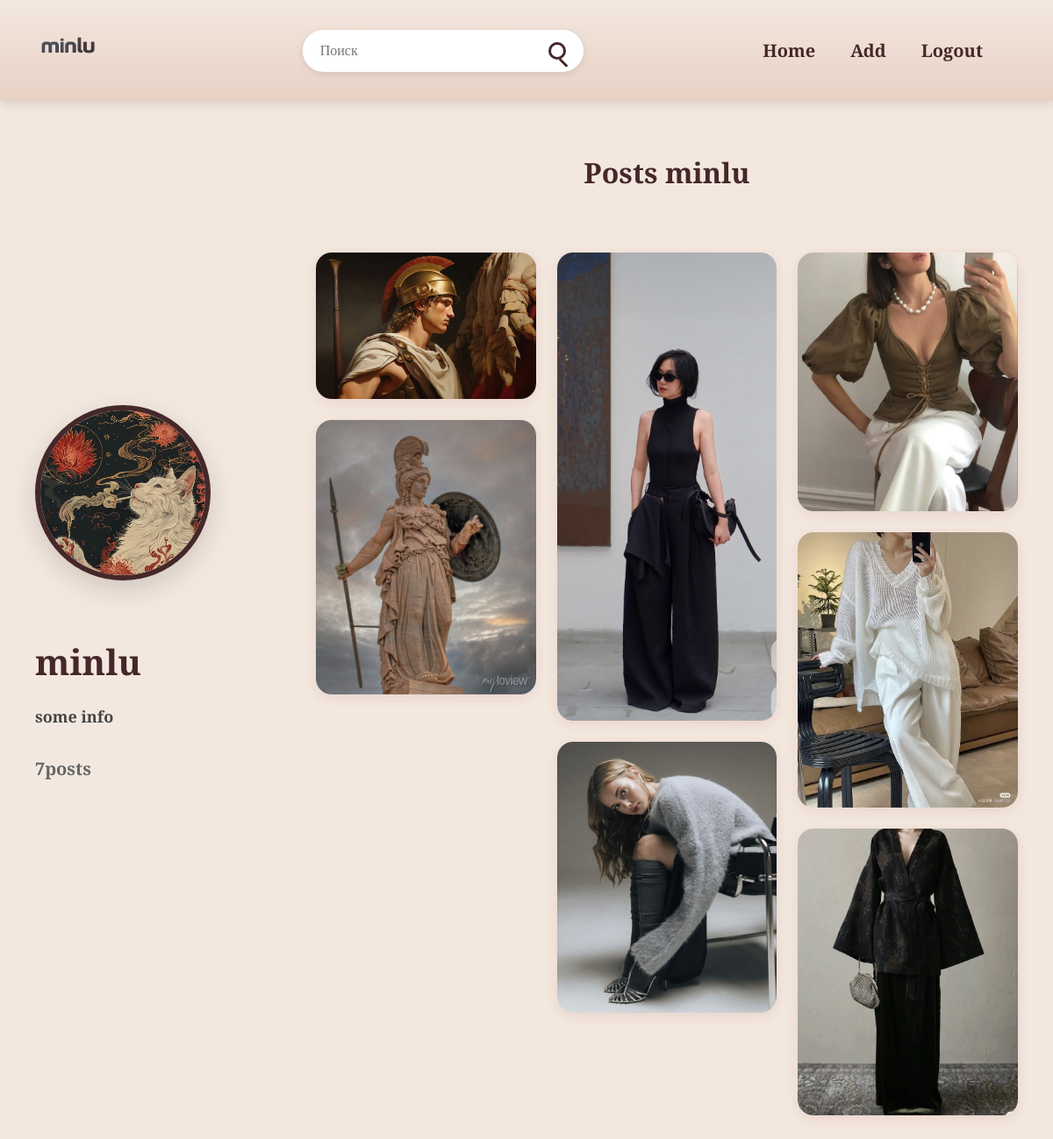
The page /user/minlu/ on the database as committed earlier.
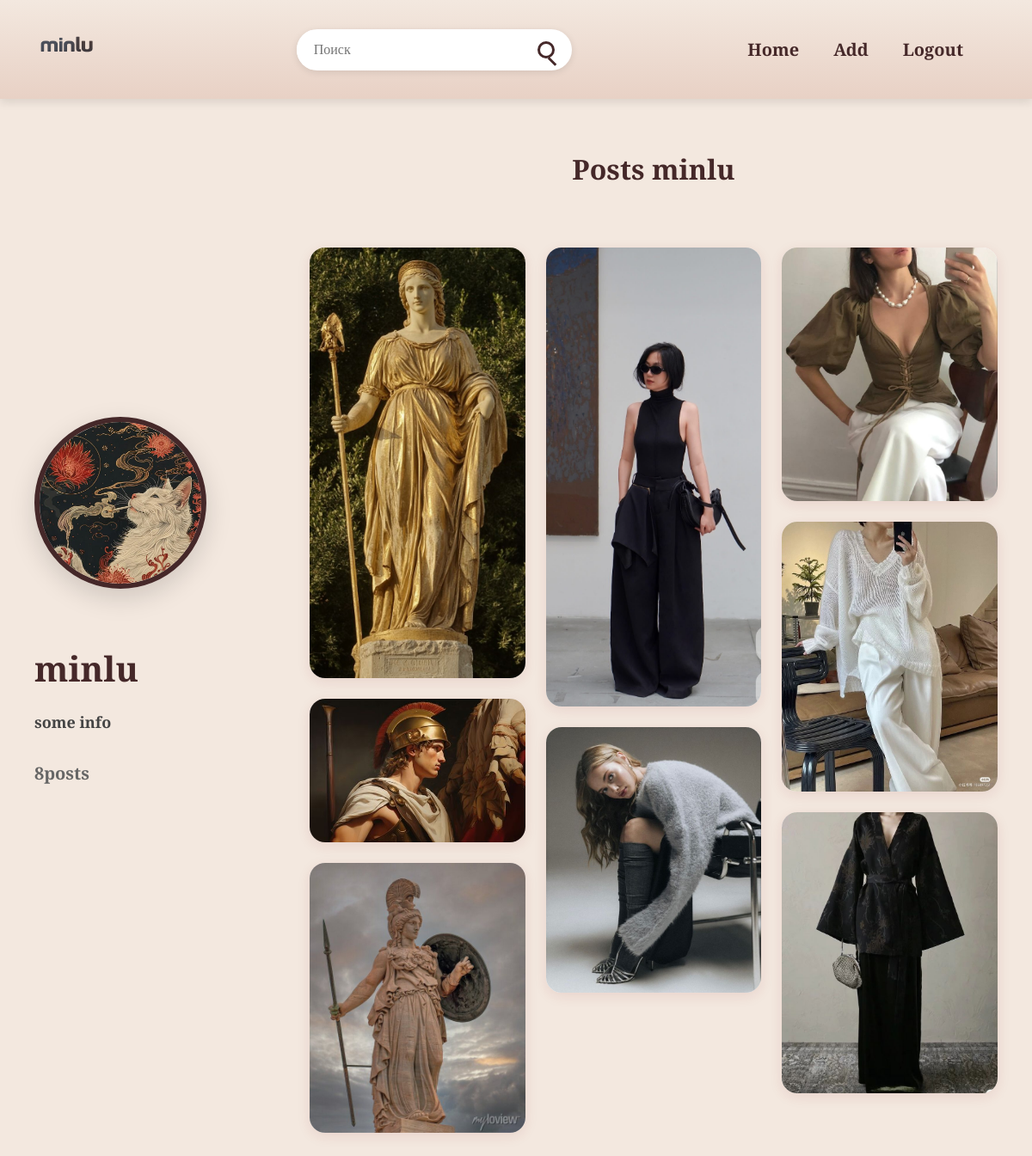
The same page on the database as committed later.
### home_page/models.py (models this page shows, shortened)
class Profile(models.Model):
    user = models.OneToOneField(User, on_delete=models.CASCADE)
    image = models.ImageField(upload_to='profile_img', null=True, blank=True)
    about = models.TextField(default="", blank=True)

class Post(models.Model):
    user = ForeignKey(User, on_delete=models.CASCADE)
    post_image = models.ImageField(upload_to='post_img', null=True, blank=True)
    post_title = models.TextField(default="", blank=True)
    post_description = models.TextField(default="", blank=True)
    post_file = models.FileField(upload_to='post_file', null=True, blank=True)
    date_posted = models.DateTimeField(auto_now_add=True)

### home_page/views.py (the view)
# urls.py: path('user/<str:username>/', AccountView.as_view(), name='user_profile'),
class AccountView(View):
    template_name = 'account.html'
    def get(self, request, username=None):
        if username:
            profile_user = get_object_or_404(User, username=username)
        else:
            if not request.user.is_authenticated:
                return redirect('login')
            profile_user = request.user
        user_posts = Post.objects.filter(user=profile_user).order_by('-date_posted')
        return render(request, self.template_name, {
            'profile_user': profile_user,
            'user_posts': user_posts,
        })

### templates/account.html (shortened to what this page needs)
<!DOCTYPE html>
{% load static %}
<html lang="ru">
<head>
    <link rel="stylesheet" href="{% static 'css/account.css' %}">
</head>
<body>
    <header>
        <div class="container">
            <div class="logo">
                <a href="{% url 'home' %}">
                    <img src="{% static 'images/logo05.png' %}" alt="Logo">
                </a>
            </div>
            <div class="search-bar">
                <form action="/search/" method="get">
                    <input type="text" name="q" placeholder="Поиск">
                    <button type="submit"><span class="search-icon"></span></button>
                </form>
            </div>
            <nav class="nav-menu">
                <ul class="main-menu">
                    <li><a href="{% url 'home' %}">Home</a></li>
                    <li><a href="/post/new">Add</a></li>
                    <li><a href="/logout">Logout</a></li>
                </ul>
            </nav>
        </div>
    </header>
    <main class="profile-page">
        <div class="container">
            <div class="profile-top">
                <div class="profile-avatar-wrapper">
                    <img src="{% if profile_user.profile.image %}{{ profile_user.profile.image.url }}{% else %}{% static 'images/avatar.png' %}{% endif %}"
                         alt="Аватар {{ profile_user.username }}"
                         class="account-avatar-large">
                </div>
                <div class="profile-info-right">
                    <h1 class="profile-username">{{ profile_user.username }}</h1>
                    <div class="profile-about">
                        {% if profile_user.profile.about %}
                            {{ profile_user.profile.about|linebreaks }}
                        {% else %}
                            <p class="no-about"Nothing stated about yourself</p>
                        {% endif %}
                    </div>
                    <div class="profile-stats">
                        <span><strong>{{ user_posts.count }}</strong>posts</span>
                    </div>
                </div>
            </div>
            <div class="user-posts-section">
                <h2 class="posts-title">
                    {% if profile_user == user %}
                        My posts
                    {% else %}
                        Posts {{ profile_user.username }}
                    {% endif %}
                </h2>
                {% if user_posts %}
                    <div class="posts-grid">
                        {% for post in user_posts %}
                            <div class="pin-card">
                                <a href="{% url 'post_detail' post.pk %}" class="pin-link">
                                    {% if post.post_image %}
                                        <img src="{{ post.post_image.url }}"
                                             alt="{{ post.post_title }}"
                                             class="pin-image">
                                    {% else %}
                                        <div class="pin-no-image">No images</div>
                                    {% endif %}
                                </a>
                            </div>
                        {% endfor %}
                    </div>
                {% else %}
                    <p class="no-posts-message">No posts</p>
                {% endif %}
            </div>
        </div>
    </main>
</body>
</html>

### static/css/account.css (style rules this page uses)
* { box-sizing: border-box; margin: 0; padding: 0; }
html, body { background-color: #F3E8DF; font-family: "PT Serif", serif; font-weight: 700; color: #452829; scrollbar-width: none; }
header { background: linear-gradient(#F3E8DF, #E8D1C5); padding: 15px 0; box-shadow: 0 4px 10px rgba(0, 0, 0, 0.1); }
.container { max-width: 1200px; margin: 0 auto; padding: 0 20px; display: flex; align-items: center; justify-content: space-between; }
.logo img { height: 80px; transition: transform 0.3s ease; }
.search-bar form { display: flex; align-items: center; background: white; border-radius: 30px; overflow: hidden; box-shadow: 0 2px 8px rgba(0, 0, 0, 0.1); width: 320px; }
.search-bar input { flex: 1; padding: 14px 20px; border: none; font-size: 16px; outline: none; font-family: inherit; }
.search-bar button { background: none; border: none; padding: 14px 20px; cursor: pointer; }
.search-bar .search-icon { display: block; width: 20px; height: 20px; border: 3px solid #452829; border-radius: 50%; position: relative; }
.search-bar .search-icon::after { content: ''; position: absolute; width: 12px; height: 3px; background: #452829; bottom: -8px; right: -6px; transform: rotate(45deg); }
.nav-menu { display: flex; align-items: center; gap: 60px; }
.main-menu { list-style: none; display: flex; gap: 40px; }
.main-menu a { font-size: 20px; color: #452829; text-decoration: none; transition: color 0.3s ease; }
.profile-page { padding: 60px 20px; min-height: 100vh; }
.profile-top { display: flex; align-items: flex-start; gap: 60px; margin-bottom: 80px; flex-wrap: wrap; }
.profile-avatar-wrapper { flex: 0 0 auto; }
.account-avatar-large { width: 200px; height: 200px; border-radius: 50%; object-fit: cover; border: 6px solid #452829; box-shadow: 0 10px 30px rgba(0, 0, 0, 0.15); transition: transform 0.3s ease; }
.profile-info-right { flex: 1; min-width: 320px; display: flex; flex-direction: column; justify-content: flex-start; }
.profile-username { font-size: 40px; color: #452829; margin-bottom: 20px; }
.profile-about { font-size: 18px; line-height: 1.7; color: #444; margin-bottom: 30px; }
.profile-stats { font-size: 20px; color: #666; margin-bottom: 35px; }
.posts-title { font-size: 32px; text-align: center; margin-bottom: 50px; color: #452829; }
.posts-grid { column-count: 4; column-gap: 24px; padding: 20px 0; }
@media (max-width: 1200px) { .posts-grid { column-count: 3; } }
.pin-card { break-inside: avoid; margin-bottom: 24px; border-radius: 18px; overflow: hidden; box-shadow: 0 4px 15px rgba(145, 31, 39, 0.1); transition: all 0.3s ease; position: relative; background: white; }
.pin-link { display: block; text-decoration: none; color: inherit; }
.pin-image { width: 100%; height: auto; display: block; object-fit: cover; }

Rows that differ between the two databases and show on the page:
added Post: post_image (picture)
Other text that changed with them:
{{ user_posts.count }}: "7" → "8"
